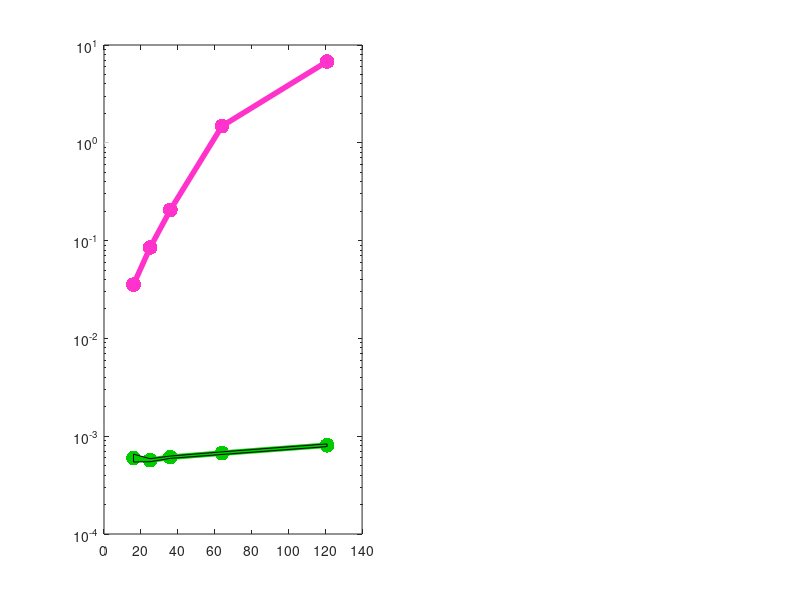

This figure's MATLAB source: (Note: this script raises an error after producing the figure.)
%% Setup
% Remember that our "locality" is actually different from paper
% paper: d=0 means only self communication
% code : d=1 means only self communication
clear; clc;

colors{1} = [0 204 0]/255; % Green
colors{2} = [0 153 255]/255; % Blue
colors{3} = [255 51 204]/255; % Pink

fontsizeLabel  = 14;
fontsizeLegend = 12;
fontsizeAxis   = 12;
fontsizeTitle  = 14;

LineWidth  = 4;
MarkerSize = LineWidth*8;

figure(1);

%% Runtime vs. network size
load('data/runtime_vs_network_size.mat');
parMeans  = mean(parTimes, 2)';
parStds   = std(parTimes, 0, 2)';
rankMeans = mean(rankTimes, 2)';
rankStds  = std(rankTimes, 0, 2)';

subplot(1,2,1); box on;
% HACK to overcome MATLAB bug
semilogy(linspace(0,100,5), linspace(1,1.1,5), 'Color', [1 1 1], 'HandleVisibility', 'off');

% Mean runtimes
hold on; % Have to do this after first semilogy otherwise linear plot
semilogy(gridSizes.^2, rankMeans, '.-', 'LineWidth', LineWidth, ... 
         'MarkerSize', MarkerSize, 'Color', colors{3}, ...
         'MarkerEdge', colors{3}, 'MarkerFaceColor', colors{3});
semilogy(gridSizes.^2, parMeans, '.-', 'LineWidth', LineWidth, ... 
         'MarkerSize', MarkerSize, 'Color', colors{1}, ...
         'MarkerEdge', colors{1}, 'MarkerFaceColor', colors{1});

% Standard deviations of runtimes
parFill = fill([gridSizes.^2,fliplr(gridSizes.^2)], ...
     [parMeans - parStds, fliplr(parMeans + parStds)], colors{1});
alpha(.4);
set(parFill, 'EdgeAlpha', 0);
rankFill = fill([gridSizes.^2,fliplr(gridSizes.^2)], ...
     [rankMeans - rankStds, fliplr(rankMeans + rankStds)], colors{3});
alpha(.4);
set(rankFill, 'EdgeAlpha', 0);

% Legend
leg = legend('Rank determination', 'Matrix construction');
set(leg, 'Interpreter', 'latex'); 
set(leg, 'Fontsize', fontsizeLegend);

% Figure settings
set(gca, 'FontSize',fontsizeAxis)
xlabel({'\# of subsystems in the network'}, 'Interpreter', 'latex', 'Fontsize', fontsizeLabel);
ylabel({'Avg. total runtime (s)'}, 'Interpreter', 'latex', 'Fontsize', fontsizeLabel);
xlim([14 123]);
ylim([3e-4 15]);

%% Runtime vs. horizon size
load('data/runtime_vs_horizon_size.mat');
parMeans  = mean(parTimes, 2)';
parStds   = std(parTimes, 0, 2)';
rankMeans = mean(rankTimes, 2)';
rankStds  = std(rankTimes, 0, 2)';

subplot(1,2,2); box on;
% HACK to overcome MATLAB bug
semilogy(linspace(0,100,5), linspace(1,1.1,5), 'Color', [1 1 1], 'HandleVisibility', 'off');

% Mean runtimes
hold on; % Have to do this after first semilogy otherwise linear plot
semilogy(Ts, rankMeans, '.-', 'LineWidth', LineWidth, ... 
         'MarkerSize', MarkerSize, 'Color', colors{3}, ...
         'MarkerEdge', colors{3}, 'MarkerFaceColor', colors{3});
semilogy(Ts, parMeans, '.-', 'LineWidth', LineWidth, ... 
         'MarkerSize', MarkerSize, 'Color', colors{1}, ...
         'MarkerEdge', colors{1}, 'MarkerFaceColor', colors{1});

% Standard deviations of runtimes
parFill = fill([Ts,fliplr(Ts)], ...
     [parMeans - parStds, fliplr(parMeans + parStds)], colors{1});
alpha(.4);
set(parFill, 'EdgeAlpha', 0);
rankFill = fill([Ts,fliplr(Ts)], ...
     [rankMeans - rankStds, fliplr(rankMeans + rankStds)], colors{3});
alpha(.4);
set(rankFill, 'EdgeAlpha', 0);

% Figure settings
set(gca, 'FontSize',fontsizeAxis)
xlabel({'Horizon length'}, 'Interpreter', 'latex', 'Fontsize', fontsizeLabel);
xlim([4 31]);
ylim([3e-4 15]);